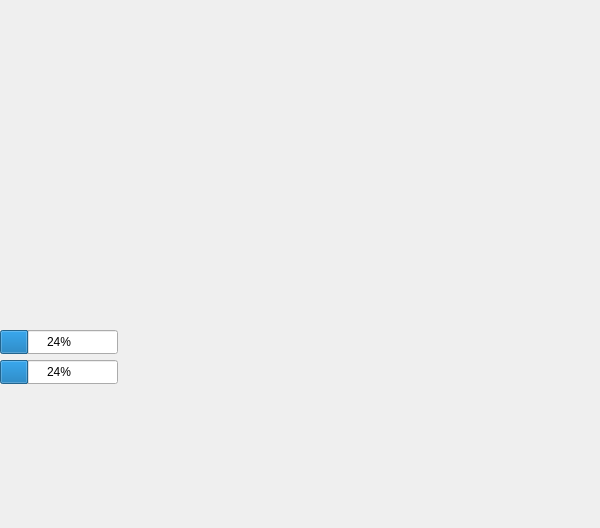
<?xml version="1.0" encoding="UTF-8"?>
<ui version="4.0">
 <class>GameWindow</class>
 <widget class="QWidget" name="GameWindow">
  <property name="geometry">
   <rect>
    <x>0</x>
    <y>0</y>
    <width>600</width>
    <height>528</height>
   </rect>
  </property>
  <property name="windowTitle">
   <string>Form</string>
  </property>
  <widget class="QProgressBar" name="HPBar">
   <property name="geometry">
    <rect>
     <x>0</x>
     <y>330</y>
     <width>118</width>
     <height>24</height>
    </rect>
   </property>
   <property name="value">
    <number>24</number>
   </property>
  </widget>
  <widget class="QProgressBar" name="MPBar">
   <property name="geometry">
    <rect>
     <x>0</x>
     <y>360</y>
     <width>118</width>
     <height>24</height>
    </rect>
   </property>
   <property name="value">
    <number>24</number>
   </property>
  </widget>
 </widget>
 <resources/>
 <connections/>
</ui>
